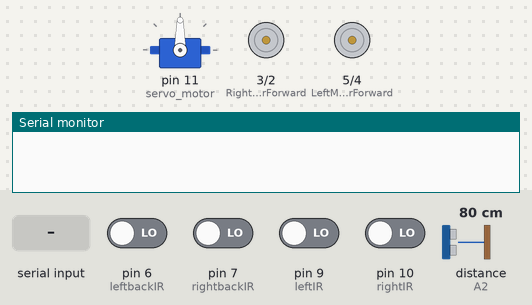
The sketch below on a simulated Arduino Uno, built with avr-gcc and run on an emulated ATmega328P. On the bench: servo, motor-driver pin pairs drawn as motors (green arrow = first pin HIGH = forward, orange = second pin HIGH = backward, longer = more drive), the last lines printed to the serial monitor. Inputs (shaded band) come from the test bench; at power-on: pin 6 (leftbackIR), pin 7 (rightbackIR), pin 9 (leftIR), pin 10 (rightIR) LOW, distance to the obstacle (sensor on A2) 80 cm. The echo pulse lasts 58.3 µs per cm.

Above: at 3.9 s.
4.0 s: distance to the obstacle (sensor on A2) set to 23 cm
5.6 s: distance to the obstacle (sensor on A2) set to 19 cm
At 7.2 s:
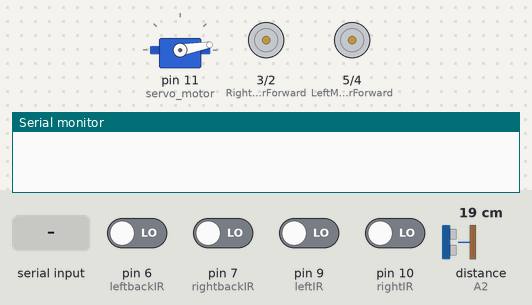
8.6 s: "F" received over Serial
11.6 s: distance to the obstacle (sensor on A2) set to 35 cm
At 13.7 s:
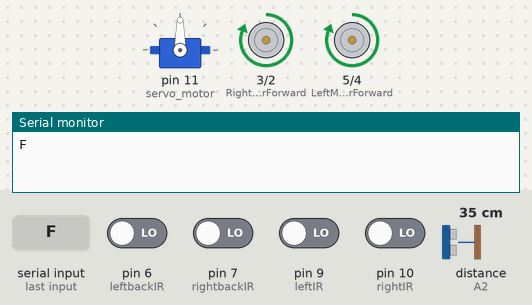
14.3 s: "L" received over Serial
At 15.1 s:
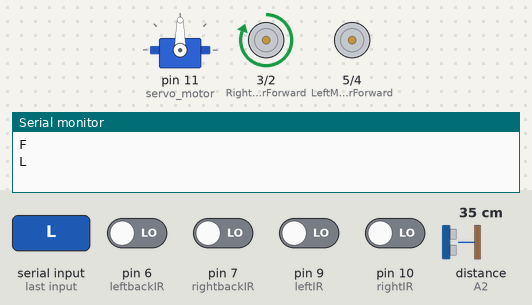
15.8 s: "R" received over Serial
At 17.4 s:
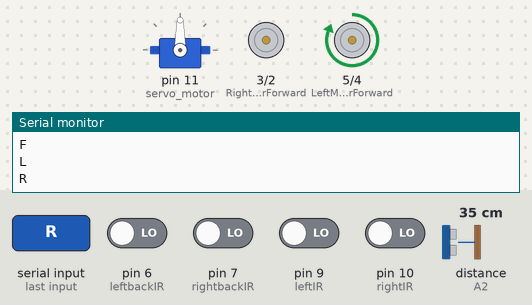
Timing chart, 0 to 18.4 s (numbered marks = the images above; inputs shaded):
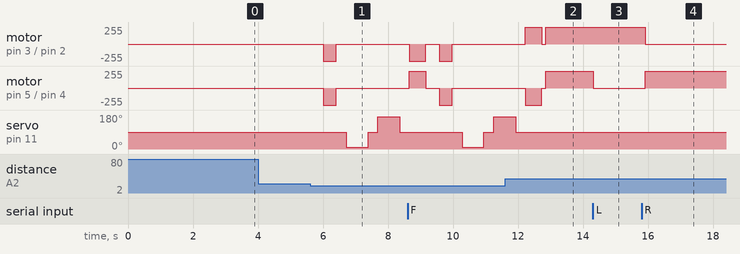

The sketch:

obstacle_avoiding_bluetooth.ino
```cpp
#include <Servo.h>          //Servo motor library. This is standard library
#include <NewPing.h>        //Ultrasonic sensor function library. You must install this library

//our L298N control pins
const int LeftMotorForward = 5;
const int LeftMotorBackward = 4;
const int RightMotorForward = 3;
const int RightMotorBackward = 2;
const int leftIR = 9;
const int rightIR = 10;
const int leftbackIR = 6;
const int rightbackIR = 7;
char val;

//sensor pins
#define trig_pin A3 //analog input 1
#define echo_pin A2 //analog input 2

#define maximum_distance 200
boolean goesForward = false;
int distance = 100;

NewPing sonar(trig_pin, echo_pin, maximum_distance); //sensor function
Servo servo_motor; //our servo name


void setup() {
  pinMode(leftIR, INPUT);
  pinMode(rightIR, INPUT);
  pinMode(leftbackIR, INPUT);
  pinMode(rightbackIR, INPUT);
  pinMode(RightMotorForward, OUTPUT);
  pinMode(LeftMotorForward, OUTPUT);
  pinMode(LeftMotorBackward, OUTPUT);
  pinMode(RightMotorBackward, OUTPUT);

  servo_motor.attach(11); //our servo pin

  servo_motor.write(90);
  delay(2000);
  distance = readPing();
  delay(100);
  distance = readPing();
  delay(100);
  distance = readPing();
  delay(100);
  distance = readPing();
  delay(100);
  Serial.begin(9600);
}

void loop() {
  int leftIR = digitalRead(9);
  int rightIR = digitalRead(10);
  int leftbackIR = digitalRead(6);
  int rightbackIR = digitalRead(7);
  int distanceRight = 0;
  int distanceLeft = 0;
  delay(50);
  while (Serial.available() > 0)
  {
    val = Serial.read();
    Serial.println(val);
  }

  if ( val == 'F') // Forward
  {
    digitalWrite(LeftMotorForward, HIGH);
    digitalWrite(LeftMotorBackward, LOW);
    digitalWrite(RightMotorForward, HIGH);
    digitalWrite(RightMotorBackward, LOW);
  }
  else if (val == 'B') // Backward
  {
    digitalWrite(LeftMotorForward, LOW);
    digitalWrite(LeftMotorBackward, HIGH);
    digitalWrite(RightMotorForward, LOW);
    digitalWrite(RightMotorBackward, HIGH);
  }

  else if (val == 'L' || leftIR == HIGH && rightIR == LOW) //Left
  {
    digitalWrite(LeftMotorForward, LOW);
    digitalWrite(LeftMotorBackward, LOW);
    digitalWrite(RightMotorForward, HIGH);
    digitalWrite(RightMotorBackward, LOW);
  }
  else if (val == 'R' || leftIR == LOW && rightIR == HIGH) //Right
  {
    digitalWrite(LeftMotorForward, HIGH);
    digitalWrite(LeftMotorBackward, LOW);
    digitalWrite(RightMotorForward, LOW);
    digitalWrite(RightMotorBackward, LOW);
  }

  else if (val == 'S'||val == '0'|| leftIR == LOW && rightIR == LOW || leftbackIR == LOW && rightbackIR == LOW) //Stop
  {
    digitalWrite(LeftMotorForward, LOW);
    digitalWrite(LeftMotorBackward, LOW);
    digitalWrite(RightMotorForward, LOW);
    digitalWrite(RightMotorBackward, LOW);
  }
  else if (val == 'I'|| leftIR == LOW && rightIR == HIGH) //Forward Right
  {
    digitalWrite(LeftMotorForward, HIGH);
    digitalWrite(LeftMotorBackward, LOW);
    digitalWrite(RightMotorForward, LOW);
    digitalWrite(RightMotorBackward, LOW);
  }
  else if (val == 'J'|| leftbackIR == LOW && rightbackIR == HIGH) //Backward Right
  {
    digitalWrite(LeftMotorForward, LOW);
    digitalWrite(LeftMotorBackward, HIGH);
    digitalWrite(RightMotorForward, LOW);
    digitalWrite(RightMotorBackward, LOW);
  }
  else if (val == 'G' || leftIR == HIGH && rightIR == LOW) //Forward Left
  {
    digitalWrite(LeftMotorForward, LOW);
    digitalWrite(LeftMotorBackward, LOW);
    digitalWrite(RightMotorForward, HIGH);
    digitalWrite(RightMotorBackward, LOW);
  }
  else if (val == 'H'|| leftbackIR == HIGH && rightbackIR == LOW) //Backward Left
  {
    digitalWrite(LeftMotorForward, LOW);
    digitalWrite(LeftMotorBackward, LOW);
    digitalWrite(RightMotorForward, LOW);
    digitalWrite(RightMotorBackward, HIGH);
  }

  if (distance <= 20) {
    moveStop();
    delay(300);
    moveBackward();
    delay(400);
    moveStop();
    delay(300);
    distanceRight = lookRight();
    delay(300);
    distanceLeft = lookLeft();
    delay(300);

    if (distance >= distanceLeft||leftIR == LOW && rightIR == HIGH) {
      turnRight();
      moveStop();
    }
    else if(distance >= distanceRight || leftIR == HIGH && rightIR == LOW) {
      turnLeft();
      moveStop();
    }
    if(leftIR == HIGH && rightIR == LOW)
    {turnLeft();
    moveStop();
    }
    else if(leftbackIR == HIGH && rightbackIR == LOW)
    {
    digitalWrite(LeftMotorForward, LOW);
    digitalWrite(LeftMotorBackward, LOW);
    digitalWrite(RightMotorForward, LOW);
    digitalWrite(RightMotorBackward, HIGH);

    }
    else if(leftbackIR == LOW && rightbackIR == HIGH)
    {
    digitalWrite(LeftMotorForward, LOW);
    digitalWrite(LeftMotorBackward, HIGH);
    digitalWrite(RightMotorForward, LOW);
    digitalWrite(RightMotorBackward, LOW);
    }
    else
    {
      moveStop();
    }
  }
  distance = readPing();
}

int lookRight() {
  servo_motor.write(10);
  delay(500);
  int distance = readPing();
  delay(100);
  servo_motor.write(90);
  return distance;
}

int lookLeft() {
  servo_motor.write(170);
  delay(500);
  int distance = readPing();
  delay(100);
  servo_motor.write(90);
  return distance;
  delay(100);
}

int readPing() {
  delay(70);
  int cm = sonar.ping_cm();
  if (cm == 0) {
    cm = 250;
  }
  return cm;
}

void moveStop() {

  digitalWrite(RightMotorForward, LOW);
  digitalWrite(LeftMotorForward, LOW);
  digitalWrite(RightMotorBackward, LOW);
  digitalWrite(LeftMotorBackward, LOW);
}

void moveForward() {

  if (!goesForward) {

    goesForward = true;

    digitalWrite(LeftMotorForward, HIGH);
    digitalWrite(RightMotorForward, HIGH);

    digitalWrite(LeftMotorBackward, LOW);
    digitalWrite(RightMotorBackward, LOW);
  }
}

void moveBackward() {

  goesForward = false;

  digitalWrite(LeftMotorBackward, HIGH);
  digitalWrite(RightMotorBackward, HIGH);

  digitalWrite(LeftMotorForward, LOW);
  digitalWrite(RightMotorForward, LOW);

}

void turnRight() {


  digitalWrite(LeftMotorForward, HIGH);
  digitalWrite(RightMotorBackward, HIGH);

  digitalWrite(LeftMotorBackward, LOW);
  digitalWrite(RightMotorForward, LOW);

  delay(500);

  digitalWrite(LeftMotorForward, HIGH);
  digitalWrite(RightMotorForward, HIGH);

  digitalWrite(LeftMotorBackward, LOW);
  digitalWrite(RightMotorBackward, LOW);


}

void turnLeft() {

  digitalWrite(LeftMotorBackward, HIGH);
  digitalWrite(RightMotorForward, HIGH);

  digitalWrite(LeftMotorForward, LOW);
  digitalWrite(RightMotorBackward, LOW);

  delay(500);

  digitalWrite(LeftMotorForward, HIGH);
  digitalWrite(RightMotorForward, HIGH);

  digitalWrite(LeftMotorBackward, LOW);
  digitalWrite(RightMotorBackward, LOW);
}
```

Measured:
- the behaviour switches between 21 and 20 cm on distance to the obstacle (sensor on A2) (found by bisection; images 0 and 1)
- after the input at 4.0 s, every drawn part: stays the same
- after the input at 5.6 s, motor on pin 3 (RightMotorForward) / pin 2 (RightMotorBackward), motor on pin 5 (LeftMotorForward) / pin 4 (LeftMotorBackward): stopped → backward 255/255 after 0.41 s, → stopped 0.40 s later; servo on pin 11 (servo_motor): 90° → 10° after 1.1 s, → 90° 0.67 s later, → 170° 0.30 s later, → 90° 0.67 s later
- after the input at 11.6 s, servo on pin 11 (servo_motor): goes on until 11.9 s, then stays 90°
- after the input at 14.3 s, motor on pin 5 (LeftMotorForward) / pin 4 (LeftMotorBackward): forward 255/255 → stopped at once
- after the input at 15.8 s, motor on pin 3 (RightMotorForward) / pin 2 (RightMotorBackward): forward 255/255 → stopped after 0.12 s; motor on pin 5 (LeftMotorForward) / pin 4 (LeftMotorBackward): stopped → forward 255/255 after 0.12 s
